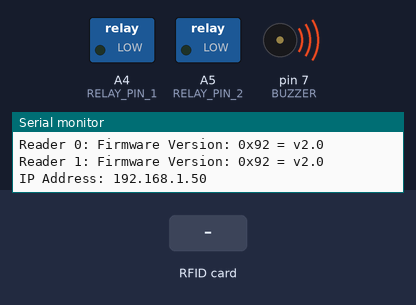
The sketch below on a simulated Arduino Uno, built for the host (arithmetic inside an expression is 32-bit, double 64-bit). On the bench: switched loads named in the sketch (green lamp = pin HIGH), buzzer (waves = sounding, pin HIGH), the last lines printed to the serial monitor. The test bench sets the inputs (shaded band). WiFi joins after 1.5 s; servers stay silent unless stated; uploads are accepted with an empty reply.

Above: at 4.7 s.
At 6.3 s:
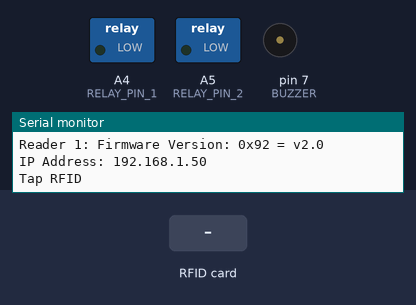
6.4 s: RFID card 5E 7A 19 C4 held to the reader
Timing chart, 0 to 9.4 s (numbered marks = the images above; inputs shaded):
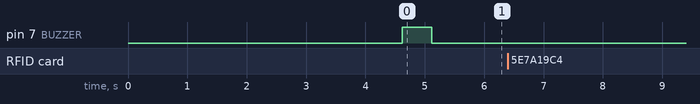

The sketch:

turnstile.ino
```cpp
#include <SPI.h>
#include <MFRC522.h>
#include <Ethernet.h>

// RFID Reader Pins (Arduino Uno)
#define RFID1_SS_PIN 5
#define RFID1_RST_PIN 9
#define RFID2_SS_PIN 4
#define RFID2_RST_PIN 6

// Relay & Buzzer Pins
#define RELAY_PIN_1 A4
#define RELAY_PIN_2 A5
#define BUZZER 7

MFRC522 rfid1(RFID1_SS_PIN, RFID1_RST_PIN);
MFRC522 rfid2(RFID2_SS_PIN, RFID2_RST_PIN);

// Network & API Configuration (Replace with your own server details)
const char SERVER_HOST[] = "access-control.example.com";
const char API_ENDPOINT[] = "/api/check_entry";
const char GATE_LOCATION[] = "gate_01";

byte mac[] = { 0xDE, 0xAD, 0xBE, 0xEF, 0xFE, 0xED };
IPAddress fallbackIP(192, 168, 1, 100);
EthernetClient client;

void beepBuzzer(int count, int durationMs = 300) {
  for (int i = 0; i < count; i++) {
    digitalWrite(BUZZER, HIGH);
    delay(durationMs);
    digitalWrite(BUZZER, LOW);
    if (i < count - 1) delay(durationMs);
  }
}

// Sends formatted RFID UID and direction ("IN" / "OUT") to the verification server
char sendRFID(const char* uid, const char* tx_type) {
  char requestLine[128];
  snprintf(requestLine, sizeof(requestLine),
           "GET %s?location=%s&rfid=%s&tx_type=%s HTTP/1.0",
           API_ENDPOINT, GATE_LOCATION, uid, tx_type);

  if (client.connect(SERVER_HOST, 80)) {
    Serial.println(F("Connected to server."));
    Serial.println(requestLine);
    client.println(requestLine);
    client.print(F("Host: "));
    client.println(SERVER_HOST);
    client.println();
  } else {
    Serial.println(F("Connection to server failed."));
    beepBuzzer(3, 500); // 3 beeps = network error
    return '\0';
  }

  unsigned long timeout = millis();
  while (client.connected() && !client.available()) {
    if (millis() - timeout > 5000) {
      Serial.println(F("Server response timeout."));
      client.stop();
      beepBuzzer(3, 500);
      return '\0';
    }
    delay(50);
  }

  // Reads HTTP response; expects final character to be '1' (granted) or '0' (denied)
  char responseChar = '\0';
  while (client.connected() || client.available()) {
    if (client.available()) {
      responseChar = client.read();
    }
  }

  Serial.print(F("Server Response: "));
  Serial.println(responseChar);
  client.stop();
  return responseChar;
}

// Formats raw MFRC522 UID bytes into normalized 8-digit decimal string
void formatUID(MFRC522& reader, char* outBuffer, size_t bufferSize) {
  char idHex[5];
  char prefixHex[3];
  snprintf(idHex, sizeof(idHex), "%02x%02x", reader.uid.uidByte[1], reader.uid.uidByte[0]);
  snprintf(prefixHex, sizeof(prefixHex), "%02x", reader.uid.uidByte[2]);

  long uidInt = strtol(idHex, NULL, 16);
  long prefixInt = strtol(prefixHex, NULL, 16);

  char prefixNorm[4];
  char uidNorm[6];
  snprintf(prefixNorm, sizeof(prefixNorm), "%03ld", prefixInt);
  snprintf(uidNorm, sizeof(uidNorm), "%05lu", uidInt);
  snprintf(outBuffer, bufferSize, "%s%s", prefixNorm, uidNorm);
}

void processReader(MFRC522& reader, const char* tx_type, uint8_t relayPin) {
  if (!reader.PICC_IsNewCardPresent() || !reader.PICC_ReadCardSerial()) {
    return;
  }

  char uidString[12];
  formatUID(reader, uidString, sizeof(uidString));

  Serial.print(tx_type);
  Serial.print(F(" UID: "));
  Serial.println(uidString);

  reader.PICC_HaltA();
  reader.PCD_StopCrypto1();

  char result = sendRFID(uidString, tx_type);
  if (result == '1') {
    digitalWrite(relayPin, HIGH);
    delay(25);
    digitalWrite(relayPin, LOW);
    beepBuzzer(1, 500); // 1 beep = access granted
  } else if (result == '0') {
    digitalWrite(relayPin, LOW);
    beepBuzzer(2, 500); // 2 beeps = access denied
  }
}

void setup() {
  Serial.begin(9600);
  SPI.begin();

  rfid1.PCD_Init();
  rfid2.PCD_Init();
  delay(1000);

  Serial.print(F("Reader 0: "));
  rfid1.PCD_DumpVersionToSerial();
  Serial.print(F("Reader 1: "));
  rfid2.PCD_DumpVersionToSerial();

  pinMode(RELAY_PIN_1, OUTPUT);
  digitalWrite(RELAY_PIN_1, LOW);
  pinMode(RELAY_PIN_2, OUTPUT);
  digitalWrite(RELAY_PIN_2, LOW);
  pinMode(BUZZER, OUTPUT);

  if (Ethernet.begin(mac) == 0) {
    Serial.println(F("DHCP failed; falling back to static IP."));
    beepBuzzer(3, 300);
    Ethernet.begin(mac, fallbackIP);
  }

  Serial.print(F("IP Address: "));
  Serial.println(Ethernet.localIP());

  delay(2000);
  beepBuzzer(1, 500); // Ready signal
  Serial.println(F("Tap RFID"));
}

void loop() {
  processReader(rfid1, "IN", RELAY_PIN_1);
  processReader(rfid2, "OUT", RELAY_PIN_2);
}
```
